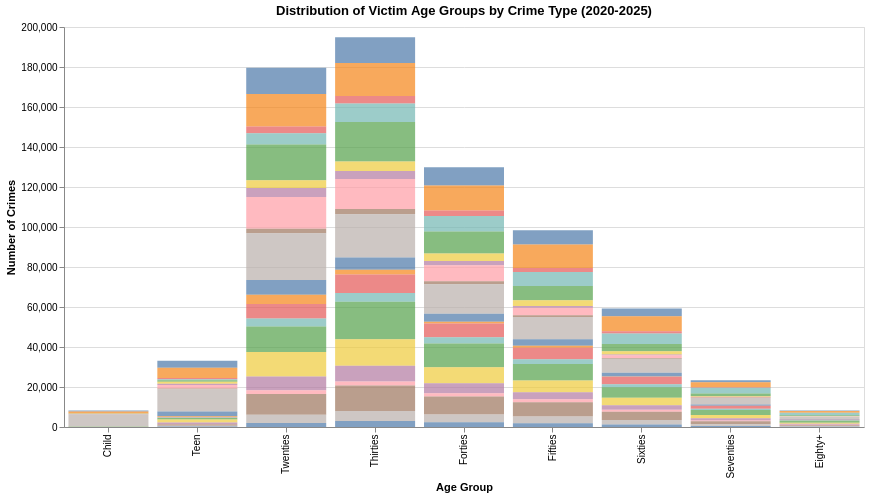

Here is the notebook cell this chart was saved with:
### Code cell
import altair as alt
import pandas as pd
import numpy as np

# filters for realistic ages and years
age_data = df[['vict_age', 'crm_cd_desc', 'date_occ']].copy()
age_data = age_data[(age_data['vict_age'] > 0) & (age_data['vict_age'] <= 100)]
age_data = age_data[age_data['date_occ'].dt.year.between(2020, 2026)]

# set age bins
bins = [0, 12, 19, 29, 39, 49, 59, 69, 79, 100]
labels = ['Child', 'Teen', 'Twenties', 'Thirties', 'Forties', 'Fifties', 'Sixties', 'Seventies', 'Eighty+']

age_data['age_group'] = pd.cut(age_data['vict_age'], bins=bins, labels=labels, right=True)

# Combine rare crime types into "Other" to reduce clutter
top_crimes = age_data['crm_cd_desc'].value_counts().nlargest(20).index
age_data['crime_grouped'] = age_data['crm_cd_desc'].where(
    age_data['crm_cd_desc'].isin(top_crimes), 'Other'
)

# dropdown for user to select crime type
crime_dropdown = alt.binding_select(
    options=[None] + sorted(age_data['crime_grouped'].unique()),
    labels=['All'] + sorted(age_data['crime_grouped'].unique()),
    name="Crime Type:"
)
crime_select = alt.selection_point(fields=['crime_grouped'], bind=crime_dropdown, empty=True)

# aggregates counts by age_group and crime_grouped
agg_data = age_data.groupby(['age_group', 'crime_grouped']).size().reset_index(name='count')

# Altair histogram with x-axis ordered from youngest age group to oldest and filtered for crime type
hist = alt.Chart(agg_data).mark_bar(opacity=0.7).encode(
    x=alt.X('age_group:N',
            title='Age Group',
            sort=labels),  
    y=alt.Y('count:Q', title='Number of Crimes'),
    color=alt.Color('crime_grouped:N', legend=None),
    tooltip=['crime_grouped:N', 'count:Q', 'age_group:N']
).add_params(
    crime_select
).transform_filter(
    crime_select
).properties(
    width=800,
    height=400,
    title='Distribution of Victim Age Groups by Crime Type (2020-2025)'
).interactive()

# saves Altair histogram as html
hist.save('docs/visualizations/victim_age_group_histogram.html')
hist

### Figure 1 — Vega-Lite specification as saved in the notebook (floating-point values rounded to 4 significant figures; data arrays with more than 128 entries replaced by an {"elided": "..."} marker saying what was removed)
{"config": {"view": {"continuousWidth": 300, "continuousHeight": 300}}, "data": {"name": "data-eb5fc520f6ca391db9c0ed02ab97abfc"}, "mark": {"type": "bar", "opacity": 0.7}, "encoding": {"color": {"field": "crime_grouped", "legend": null, "type": "nominal"}, "tooltip": [{"field": "crime_grouped", "type": "nominal"}, {"field": "count", "type": "quantitative"}, {"field": "age_group", "type": "nominal"}], "x": {"field": "age_group", "sort": ["Child", "Teen", "Twenties", "Thirties", "Forties", "Fifties", "Sixties", "Seventies", "Eighty+"], "title": "Age Group", "type": "nominal"}, "y": {"field": "count", "title": "Number of Crimes", "type": "quantitative"}}, "height": 400, "params": [{"name": "param_1", "select": {"type": "point", "fields": ["crime_grouped"]}, "bind": {"input": "select", "options": [null, "ASSAULT WITH DEADLY WEAPON, AGGRAVATED ASSAULT", "BATTERY - SIMPLE ASSAULT", "BRANDISH WEAPON", "BURGLARY", "BURGLARY FROM VEHICLE", "CRIMINAL THREATS - NO WEAPON DISPLAYED", "INTIMATE PARTNER - AGGRAVATED ASSAULT", "INTIMATE PARTNER - SIMPLE ASSAULT", "LETTERS, LEWD  -  TELEPHONE CALLS, LEWD", "Other", "ROBBERY", "SHOPLIFTING - PETTY THEFT ($950 & UNDER)", "THEFT FROM MOTOR VEHICLE - GRAND ($950.01 AND OVER)", "THEFT FROM MOTOR VEHICLE - PETTY ($950 & UNDER)", "THEFT OF IDENTITY", "THEFT PLAIN - PETTY ($950 & UNDER)", "THEFT-GRAND ($950.01 & OVER)EXCPT,GUNS,FOWL,LIVESTK,PROD", "TRESPASSING", "VANDALISM - FELONY ($400 & OVER, ALL CHURCH VANDALISMS)", "VANDALISM - MISDEAMEANOR ($399 OR UNDER)", "VIOLATION OF RESTRAINING ORDER"], "labels": ["All", "ASSAULT WITH DEADLY WEAPON, AGGRAVATED ASSAULT", "BATTERY - SIMPLE ASSAULT", "BRANDISH WEAPON", "BURGLARY", "BURGLARY FROM VEHICLE", "CRIMINAL THREATS - NO WEAPON DISPLAYED", "INTIMATE PARTNER - AGGRAVATED ASSAULT", "INTIMATE PARTNER - SIMPLE ASSAULT", "LETTERS, LEWD  -  TELEPHONE CALLS, LEWD", "Other", "ROBBERY", "SHOPLIFTING - PETTY THEFT ($950 & UNDER)", "THEFT FROM MOTOR VEHICLE - GRAND ($950.01 AND OVER)", "THEFT FROM MOTOR VEHICLE - PETTY ($950 & UNDER)", "THEFT OF IDENTITY", "THEFT PLAIN - PETTY ($950 & UNDER)", "THEFT-GRAND ($950.01 & OVER)EXCPT,GUNS,FOWL,LIVESTK,PROD", "TRESPASSING", "VANDALISM - FELONY ($400 & OVER, ALL CHURCH VANDALISMS)", "VANDALISM - MISDEAMEANOR ($399 OR UNDER)", "VIOLATION OF RESTRAINING ORDER"], "name": "Crime Type:"}}, {"name": "param_2", "select": {"type": "interval", "encodings": ["x", "y"]}, "bind": "scales"}], "title": "Distribution of Victim Age Groups by Crime Type (2020-2025)", "transform": [{"filter": {"param": "param_1", "empty": true}}], "width": 800, "$schema": "https://vega.github.io/schema/vega-lite/v5.20.1.json", "datasets": {"data-eb5fc520f6ca391db9c0ed02ab97abfc": {"elided": "189 records"}}}
